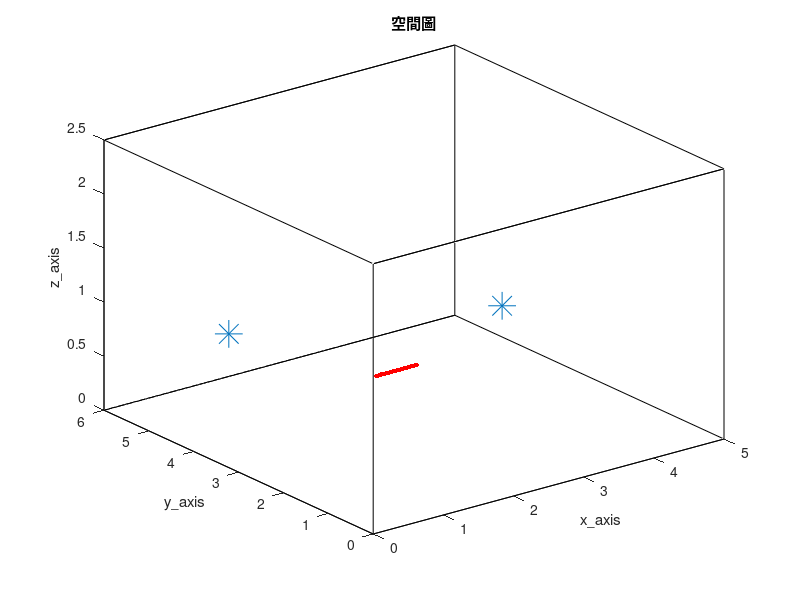

Here is the MATLAB script that generated this plot: (Note: this script raises an error after producing the figure.)
clc; clear;
close all;

% 加入資料夾 %
addpath('wpe_v1.33')

%% RIR parameter %%
SorNum = 2;                                              % source number
MicNum = 30;                                             % number of microphone
c = 343;                                                 % Sound velocity (m/s)
fs = 16000;                                              % Sample frequency (samples/s)
Ts = 1/fs;                                               % Sample period (s)

% ULA %
MicStart = [1, 1.5, 1];
spacing = 0.02;
MicPos = zeros(MicNum, 3);
for i = 1:MicNum
    MicPos(i, :) = [MicStart(1, 1)+(i-1)*spacing MicStart(1, 2) MicStart(1, 3)];
end

SorPos = [3.5, 2.6, 1 ; 0.5, 4, 1];                      % source position (m)
room_dim = [5, 6, 2.5];                                  % Room dimensions [x y z] (m)
%%%%%%%%%%%%%%%%%%%%%%%%%%%%%%%%%%%%%%%%%%%%%%%%%%%%%%%%%%%%%%%%%%%%%%%%%%%%%%%%%%%%%%%%%%%%%%%%%%%%%%%%%%%%%%%%%%%
reverberation_time = 0.4;                                % Reverberation time (s)
points_rir = 8192;                                       % Number of rir points (需比 reverberation time 還長)
%%%%%%%%%%%%%%%%%%%%%%%%%%%%%%%%%%%%%%%%%%%%%%%%%%%%%%%%%%%%%%%%%%%%%%%%%%%%%%%%%%%%%%%%%%%%%%%%%%%%%%%%%%%%%%%%%%%
mtype = 'omnidirectional';                               % Type of microphone
order = -1;                                              % -1 equals maximum reflection order!
dim = 3;                                                 % Room dimension
orientation = 0;                                         % Microphone orientation (rad)
hp_filter = 1;                                           % Disable high-pass filter

% 畫空間圖 %
figure(1);
plot3( [0 room_dim(1, 1) room_dim(1, 1) 0 0 0 room_dim(1, 1) room_dim(1, 1) 0 0 room_dim(1, 1) room_dim(1, 1) 0 0 room_dim(1, 1) room_dim(1, 1)], ...
       [0 0 room_dim(1, 2) room_dim(1, 2) 0 0 0 room_dim(1, 2) room_dim(1, 2) room_dim(1, 2) room_dim(1, 2) room_dim(1, 2) room_dim(1, 2) 0 0 0], ...
       [0 0 0 0 0 room_dim(1, 3) room_dim(1, 3) room_dim(1, 3) room_dim(1, 3) 0 0 room_dim(1, 3) room_dim(1, 3) room_dim(1, 3) room_dim(1, 3) 0] , 'k')
hold on
plot3(MicPos(:, 1), MicPos(:, 2), MicPos(:, 3), 'r.', 'MarkerSize', 10)
hold on
plot3(SorPos(:, 1), SorPos(:, 2), SorPos(:, 3), '*', 'MarkerSize', 20)
hold off
xlabel('x\_axis')
ylabel('y\_axis')
zlabel('z\_axis')
title('空間圖')
shg

%% generate ground-truth RIR (h) %%
% % 產生 RIR 和存.mat 檔 %
% h = zeros(MicNum, SorNum, points_rir);
% h(:, 1, :) = rir_generator(c, fs, MicPos, SorPos(1, :), room_dim, reverberation_time, points_rir, mtype, order, dim, orientation, hp_filter);
% h(:, 2, :) = rir_generator(c, fs, MicPos, SorPos(2, :), room_dim, reverberation_time, points_rir, mtype, order, dim, orientation, hp_filter);
% rir_filename_str = ['h_TIKR\h_', string(reverberation_time), 'x', string(MicNum), 'x', string(SorNum), 'x', string(points_rir), '.mat'];
% rir_filemane = join(rir_filename_str, '');
% save(rir_filemane, 'h')

% load RIR 的 .mat 檔 %
rir_filename_str = ['h_TIKR\h_', string(reverberation_time), 'x', string(MicNum), 'x', string(SorNum), 'x', string(points_rir), '.mat'];
rir_filemane = join(rir_filename_str, '');
load(rir_filemane)

look_mic = 10;
% 畫 ground-truth RIR time plot %
figure(2)
subplot(2, 1, 1);
plot(squeeze(h(look_mic, 1, :)).', 'r');
title('source RIR')
xlabel('points')
ylabel('amplitude')

subplot(2, 1, 2);
plot(squeeze(h(look_mic, 2, :)).', 'r');
title('interferer RIR')
xlabel('points')
ylabel('amplitude')
shg

%% window parameter %%
NFFT = 1024;
hopsize = 256;

% windows %
win = hamming(NFFT);
osfac = round(NFFT/hopsize);

frequency = NFFT/2 + 1;
L = length(hopsize:hopsize:points_rir+2*NFFT-2);    % (len(win) + len(win) - 1) + points_rir - 1
L_vector = 1:1:L;
freqs_vector = linspace(0, fs/2, frequency);

%% 讀音檔 (source) %%
Second = 23;
SorLen =  Second*fs;

% load speech source %
source_transpose = zeros(SorLen, SorNum);
[source_transpose(:, 1), ~] = audioread('245.wav', [1, SorLen]);
[source_transpose(:, 2), ~] = audioread('313.wav', [1, SorLen]);% speech source
source = source_transpose.';

%% compute source signal for frequency (S) %%
% source 轉頻域 %
source_transpose = source.';
[S, ~, ~] = stft(source_transpose, fs, Window=win, OverlapLength=NFFT-hopsize, FFTLength=NFFT, FrequencyRange='onesided');

NumOfFrame = size(S, 2);
NumOfFrame_vector = 1:1:NumOfFrame;

%% 產生麥克風訊號，先在時域上 convolution 再做 stft %%
% convolution source and RIR %
hs_source = zeros(MicNum, points_rir+SorLen-1);
hs_interferer = zeros(MicNum, points_rir+SorLen-1);
for i = 1 : MicNum
    hs_source(i, :) = conv(squeeze(h(i, 1, :)).', source(1, :));
    hs_interferer(i, :) = conv(squeeze(h(i, 2, :)).', source(2, :));
end

hs_noisy = hs_source + hs_interferer;

% 從 hs 擷取需要的麥克風信號 y %
extra_delay = (ceil(NFFT/hopsize) - 1)*hopsize;    % put delay for equilization between time convolution and CTF

y_source_delay = zeros(MicNum, SorLen);
y_source_delay(:, extra_delay+1:end) = hs_source(:, 1:SorLen-extra_delay);
y_source_nodelay = hs_source(:, 1:SorLen);

y_interferer_delay = zeros(MicNum, SorLen);
y_interferer_delay(:, extra_delay+1:end) = hs_interferer(:, 1:SorLen-extra_delay);
y_interferer_nodelay = hs_interferer(:, 1:SorLen);

y_noisy = hs_noisy(:, 1:SorLen);

% 各種 y 轉頻域 %
[Y_source_delay, ~, ~] = stft(y_source_delay.', fs, Window=win, OverlapLength=NFFT-hopsize, FFTLength=NFFT, FrequencyRange='onesided');
[Y_interferer_delay, ~, ~] = stft(y_interferer_delay.', fs, Window=win, OverlapLength=NFFT-hopsize, FFTLength=NFFT, FrequencyRange='onesided');


%% WPE %%
% % do wpe %
% y_source_wpe = wpe(y_source_nodelay.', 'wpe_parameter.m');
% y_source_wpe = y_source_wpe.';
% 
% y_interferer_wpe = wpe(y_interferer_nodelay.', 'wpe_parameter.m');
% y_interferer_wpe = y_interferer_wpe.';
% 
% % 存 wpe mat %
% y_wpe_filename_str = ['y_TIKR\y_source_wpe-', string(reverberation_time), '.mat'];
% y_wpe_filename = join(y_wpe_filename_str, '');
% save(y_wpe_filename, 'y_source_wpe')
% 
% y_wpe_filename_str = ['y_TIKR\y_interferer_wpe-', string(reverberation_time), '.mat'];
% y_wpe_filename = join(y_wpe_filename_str, '');
% save(y_wpe_filename, 'y_interferer_wpe')

% load y_wpe %
y_wpe_filename_str = ['y_TIKR\y_source_wpe-', string(reverberation_time), '.mat'];
y_wpe_filename = join(y_wpe_filename_str, '');
load(y_wpe_filename);

y_wpe_filename_str = ['y_TIKR\y_interferer_wpe-', string(reverberation_time), '.mat'];
y_wpe_filename = join(y_wpe_filename_str, '');
load(y_wpe_filename);

%% DAS beamformer %%
% 算 mic 與 source 之距離 %
distance = zeros(MicNum, SorNum);
for i = 1 : MicNum
    distance(i, 1) =  sqrt(sum((SorPos(1, :) - MicPos(i, :)).^2));
    distance(i, 2) =  sqrt(sum((SorPos(2, :) - MicPos(i, :)).^2));
end

% 算 freefield ATF %
a = zeros(MicNum, SorNum, frequency);
for n = 1:frequency
    omega = 2*pi*freqs_vector(n);
    a(:, 1, n) = exp(-1j*omega/c*distance(:, 1))./distance(:, 1);
    a(:, 2, n) = exp(-1j*omega/c*distance(:, 2))./distance(:, 2);
end

% 算 DAS weight %
w = a/MicNum;

% 算 Y_DAS %
[Y_source_wpe, ~, ~] = stft(y_source_wpe.', fs, Window=win, OverlapLength=NFFT-hopsize, FFTLength=NFFT, FrequencyRange='onesided');
[Y_interferer_wpe, ~, ~] = stft(y_interferer_wpe.', fs, Window=win, OverlapLength=NFFT-hopsize, FFTLength=NFFT, FrequencyRange='onesided');

S_source_DAS = zeros(frequency, NumOfFrame);
S_interferer_DAS = zeros(frequency, NumOfFrame);
for FrameNo= 1:NumOfFrame
    for n = 1: frequency
         S_source_DAS(n, FrameNo) = w(:, 1, n)'*squeeze(Y_source_wpe(n, FrameNo, :));
         S_interferer_DAS(n, FrameNo) = w(:, 2, n)'*squeeze(Y_interferer_wpe(n, FrameNo, :));
    end  

end

%% predict CTF with Kalman filter (A) %%
start_ini_frame = L;
ini_frame = NumOfFrame;

% Kalman filter %
A_source = zeros(MicNum, L, frequency);
A_interferer = zeros(MicNum, L, frequency);
tic
parfor i = 1:MicNum
    for n =1:frequency
        weight_source = zeros(L, 1);
        weight_interferer = zeros(L, 1);
        P_source = 0.5*eye(L);    % error covariance matrix %
        P_interferer = 0.5*eye(L);    % error covariance matrix %
        K_source = zeros(L, 1);    % Kalman gain %
        K_interferer = zeros(L, 1);    % Kalman gain %
        R_source = 10^(-3);    % measurement noise covariance matrix %
        R_interferer = 10^(-3);    % measurement noise covariance matrix %
        for FrameNo = start_ini_frame:ini_frame
            % no time update only have measurement update %
            K_source = P_source*flip(S_source_DAS(n, FrameNo-L+1:FrameNo).')*inv(conj(flip(S_source_DAS(n, FrameNo-L+1:FrameNo)))*P_source*flip(S_source_DAS(n, FrameNo-L+1:FrameNo).') + R_source);
            K_interferer = P_interferer*flip(S_interferer_DAS(n, FrameNo-L+1:FrameNo).')*inv(conj(flip(S_interferer_DAS(n, FrameNo-L+1:FrameNo)))*P_interferer*flip(S_interferer_DAS(n, FrameNo-L+1:FrameNo).') + R_interferer);
            weight_source = weight_source + K_source*(conj(Y_source_delay(n, FrameNo, i)) - conj(flip(S_source_DAS(n, FrameNo-L+1:FrameNo)))*weight_source);
            weight_interferer = weight_interferer + K_interferer*(conj(Y_interferer_delay(n, FrameNo, i)) - conj(flip(S_interferer_DAS(n, FrameNo-L+1:FrameNo)))*weight_interferer);
            P_source = P_source - K_source*conj(flip(S_source_DAS(n, FrameNo-L+1:FrameNo)))*P_source;
            P_interferer = P_interferer - K_interferer*conj(flip(S_interferer_DAS(n, FrameNo-L+1:FrameNo)))*P_interferer;
        end
    
        A_source(i, :, n) = weight_source';
        A_interferer(i, :, n) = weight_interferer';
    end

end
toc

%% A 轉回時域且算 NRMSPM (A_tdomain NRMSPM) %%
A_source_forrecon = zeros(frequency, L, MicNum);
A_interferer_forrecon = zeros(frequency, L, MicNum);

for i = 1 : MicNum
    A_source_forrecon(:, :, i) = squeeze(A_source(i, :, :)).';
    A_interferer_forrecon(:, :, i) = squeeze(A_interferer(i, :, :)).';
end

A_source_tdomain = reconstruct_RIR_normalwindow(points_rir, NFFT, hopsize, L, win, fs, frequency, MicNum, A_source_forrecon);
A_interferer_tdomain = reconstruct_RIR_normalwindow(points_rir, NFFT, hopsize, L, win, fs, frequency, MicNum, A_interferer_forrecon);
A_source_tdomain = A_source_tdomain(:, hopsize*(osfac-1)+1:end);
A_interferer_tdomain = A_interferer_tdomain(:, hopsize*(osfac-1)+1:end);
ratio_A_source_tdomain = zeros(MicNum, 1);
ratio_A_interferer_tdomain = zeros(MicNum, 1);
for i = 1:MicNum
    ratio_A_source_tdomain(i, :) = max(abs(h(i, 1, :)))/max(abs(A_source_tdomain(i, :)));
    ratio_A_interferer_tdomain(i, :) = max(abs(h(i, 2, :)))/max(abs(A_interferer_tdomain(i, :)));
end

A_source_tdomain = A_source_tdomain.*ratio_A_source_tdomain;
A_interferer_tdomain = A_interferer_tdomain.*ratio_A_interferer_tdomain;

% 畫 A_tdomain time plot
figure(3)
subplot(2, 1, 1);
plot(squeeze(h(look_mic, 1, :)).', 'r');
hold on
plot(A_source_tdomain(look_mic, :), 'b');
hold off
title('estimated source RIR')
legend('ground-truth RIR', 'estimated RIR')
xlabel('points')
ylabel('amplitude')
shg

subplot(2, 1, 2);
plot(squeeze(h(look_mic, 2, :)).', 'r');
hold on
plot(A_interferer_tdomain(look_mic, :), 'b');
hold off
title('estimated interferer RIR')
legend('ground-truth RIR', 'estimated RIR')
xlabel('points')
ylabel('amplitude')
shg

%  算 NRMSPM %
h_NRMSPM = reshape(squeeze(h(:, 1, :)).', [MicNum*points_rir 1]);
aa_NRMSPM = reshape(A_source_tdomain.', [MicNum*points_rir 1]);
NRMSPM_source = 20*log10(norm(h_NRMSPM-h_NRMSPM.'*aa_NRMSPM/(aa_NRMSPM.'*aa_NRMSPM)*aa_NRMSPM)/norm(h_NRMSPM));

h_NRMSPM = reshape(squeeze(h(:, 2, :)).', [MicNum*points_rir 1]);
aa_NRMSPM = reshape(A_interferer_tdomain.', [MicNum*points_rir 1]);
NRMSPM_interferer = 20*log10(norm(h_NRMSPM-h_NRMSPM.'*aa_NRMSPM/(aa_NRMSPM.'*aa_NRMSPM)*aa_NRMSPM)/norm(h_NRMSPM));

%%  source enhancement with MPDR (source_MPDR) %%
MPDR_mode = 'ATF';    % 'ATF' 'RTF' 'freefield_ATF'
if strcmp(MPDR_mode, 'ATF')
    % generate estimated ATF %
    frequency_ATF = points_rir/2 + 1;
    ATF = fft(A_source_tdomain, points_rir, 2);
    ATF = ATF(:, 1:frequency_ATF);

elseif strcmp(MPDR_mode, 'RTF')
    % generate estimated RTF %
    frequency_ATF = points_rir/2 + 1;
    ATF = fft(A_source_tdomain, points_rir, 2);
    ATF = ATF(:, 1:frequency_ATF);
    ATF = ATF./ATF(1, :);

elseif strcmp(MPDR_mode, 'freefield_ATF')
    % generate freefield ATF %
    ATF = zeros(MicNum, frequency_ATF);
    frequency_ATF_vector = linspace(0, fs/2, frequency_ATF);
    for n = 1:frequency_ATF
        omega = 2*pi*frequency_ATF_vector(n);
        ATF(:, n) = exp(-1j*omega/c*distance(:, 1))./distance(:, 1);
    end

end

% noisy 麥克風訊號轉 stft %
[Y_noisy, ~, ~] = stft(y_noisy.', fs, Window=hamming(points_rir), OverlapLength=points_rir-points_rir/4, FFTLength=points_rir, FrequencyRange='onesided');
NumOfFrame_ATF =  size(Y_noisy, 2);

% compute Ryy %
Ryy = zeros(MicNum, MicNum, frequency_ATF);
for n = 1:frequency_ATF
    for FrameNo = 1:NumOfFrame_ATF
        Ryy(:, :, n) = Ryy(:, :, n) + squeeze(Y_noisy(n, FrameNo, :))*squeeze(Y_noisy(n, FrameNo, :))';
    end
    
end

Ryy = Ryy/NumOfFrame_ATF;

% compute MPDR weight %
dia_load_beamformer = 10^(-2);
w_MPDR = zeros(MicNum, frequency);
for n = 1:frequency_ATF
    w_MPDR(:, n) = inv(Ryy(:, :, n)+dia_load_beamformer*eye(MicNum))*ATF(:, n)/(ATF(:, n)'*inv(Ryy(:, :, n)+dia_load_beamformer*eye(MicNum))*ATF(:, n));
end

% do MPDR %
S_MPDR = zeros(frequency_ATF, NumOfFrame_ATF);
for n = 1:frequency_ATF
    for FrameNo = 1:NumOfFrame_ATF
        S_MPDR(n, FrameNo) = w_MPDR(:, n)'*squeeze(Y_noisy(n, FrameNo, :));
    end
    
end

% ifft get source_MPDR %
source_MPDR_transpose = istft(S_MPDR, fs, Window=hamming(points_rir), OverlapLength=points_rir-points_rir/4, FFTLength=points_rir, ConjugateSymmetric=true, FrequencyRange='onesided');
source_MPDR = source_MPDR_transpose.';

% save .wav 檔 %
point_start_save = 18*fs;

audiowrite('wav_TIKR\source_ground-truth.wav', source(1, point_start_save:end), fs)
audiowrite('wav_TIKR\interferer_ground-truth.wav', source(2, point_start_save:end), fs)

ratio_y_noisy = 0.8 / max(abs(y_noisy(look_mic, point_start_save:end))) ;
y_filemane_str = ['wav_TIKR\y_noisy_', string(reverberation_time), '.wav'];
y_filemane = join(y_filemane_str, '');
audiowrite(y_filemane, y_noisy(look_mic, point_start_save:end)*ratio_y_noisy, fs)

source_MPDR_filemane_str = ['wav_TIKR\source_MPDR_', string(MPDR_mode), '_', string(reverberation_time), '.wav'];
source_MPDR_filemane = join(source_MPDR_filemane_str, '');
audiowrite(source_MPDR_filemane, source_MPDR(1, point_start_save:end)*20, fs)
